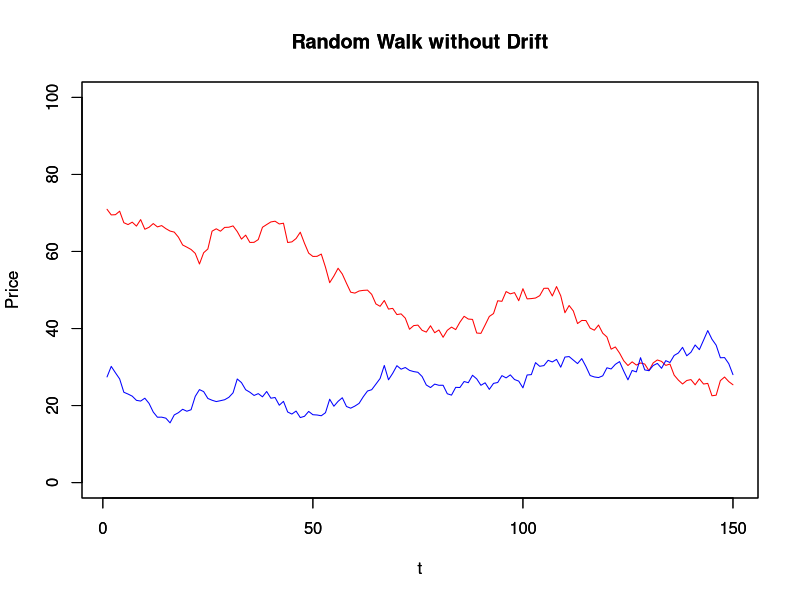
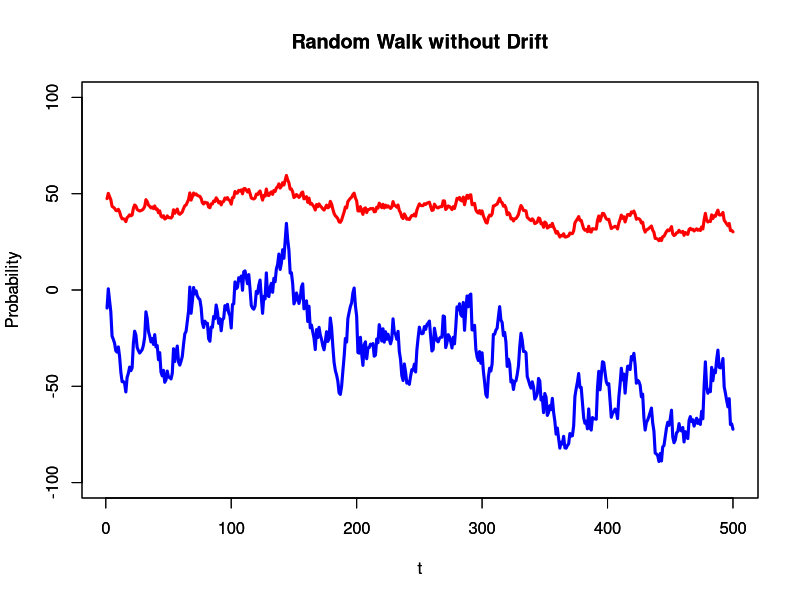
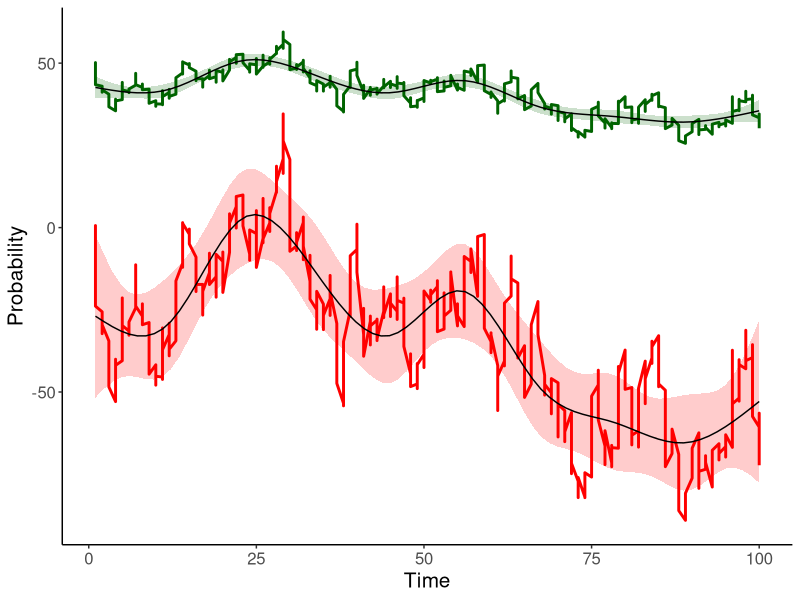

Generate these figures, in order, with R: (Note: this script raises an error after producing the figures.)
RW <- function(N, x0, mu, variance) {
  z<-cumsum(rnorm(n=N, mean=0, 
                  sd=sqrt(variance)))
  t<-1:N
  x<-x0+t*mu+z
  return(x)
}
# mu is the drift
set.seed(50)
P1<-RW(150,70,0,3)
set.seed(12)
P2<-RW(150,30,0,3)
plot(P1, main="Random Walk without Drift", 
     xlab="t",ylab="Price", ylim=c(0,100),
     typ='l', col="red")
par(new=T)  #to draw in the same plot
plot(P2, main="Random Walk without Drift", 
     xlab="t",ylab="Price", ylim=c(0,100),
     typ='l', col="blue")






# graph for illustration purpose (DO NOT USE LIKE THIS FOR ANYTHING SERIOUS!)
set.seed(12)
P1<-RW(500,50,0,3)
set.seed(12)
P2<-RW(500,0,0,40)
plot(P1, main="Random Walk without Drift", 
     xlab="t",ylab="Probability", ylim=c(-100,100), lwd=3,
     typ='l', col="red")
par(new=T)  #to draw in the same plot
plot(P2, main="Random Walk without Drift", 
     xlab="t",ylab="Probability", ylim=c(-100,100), lwd = 3,
     typ='l', col="blue")
dat <- data.frame(P1, P2, X = sort(rep(1:100, 5)))


library("ggplot2") 
cexaxistitle = 15
cexaxisticks = 12
cexpointsize = 4
l1 <- ggplot(dat, aes(X, P1)) +                                     
  geom_line(color = "dark green", size = 1) +
  geom_smooth(method = "gam", alpha = .2, col = "black", fill = "dark green", size = 0.5, level = .9999) +
  geom_line(aes(X, P2), color = "red", size = 1) +
  geom_smooth(aes(X, P2), method = "gam", alpha = .2, col = "black", fill = "red", size = 0.5, level = .999999999999999) +
  theme_classic() +
  labs(x ="Time", y = "Probability") +
  theme(
    axis.title.y = element_text(size = cexaxistitle),
    axis.title.x = element_text(size = cexaxistitle),
    axis.text = element_text(size = cexaxisticks)
  )
ggsave(
  filename = paste(dir_out, "random_walk_l1.png", sep = "/"),
  plot = l1,
  width = 6,
  height = 4
)




ntrials=200
stepsize = 3
offset1=70 #maybe replace with random starting point?
offset2=30 #maybe replace with random starting point?
upper_limit=80
lower_limit=20

set.seed(10)
pos1 <- (cumsum(rnorm(ntrials))*stepsize )+offset1
pos1[pos1>upper_limit] = upper_limit;
pos1[pos1<lower_limit] = lower_limit;
set.seed(15)
pos2 <- (cumsum(rnorm(ntrials))*stepsize )+offset2
pos2[pos2>upper_limit] = upper_limit;
pos2[pos2<lower_limit] = lower_limit;
plot(seq_along(pos1), pos1,
     xlab="Step Number", ylab="Current Position", main = "random walks with gaussian distribution and upper/lower limit",
     type = "l", col="green",
     ylim = c(0,100), lwd = 4
)
lines(seq_along(pos2), pos2,
      type = "l", col="blue", lwd = 4
)
abline(h=lower_limit, col="red", lwd=2, lty=2)
abline(h=upper_limit, col="red", lwd=2, lty=2)

# random walk with limits -------------------------------------------------


library(tidyverse)
rand_walk <- function(n=100, mu=0, var=3, lower=-Inf, upper=Inf, init=runif(1, lower, upper)) {
  message('+++ random walk +++')
  message('n: ', n)
  message('mu: ', mu)
  message('variance: ', var)
  message('lower limit: ', lower)
  message('upper limit: ', upper)
  message('init: ', init)
  message('walking...\n')
  cur_seed <- .Random.seed
  rw <- 
    Reduce(
      function(prev_val, cur_trial){
        cur_step <- rnorm(n=1, mean=mu, sd=sqrt(var))
        
        # if next step ends outside the limits take the same step size into the opposite direction
        # if (prev_val+cur_step>upper||prev_val+cur_step<lower)
        #   cur_step <- cur_step*-1
        
        # if next step ends outside the limits draw new step from Gaussian distribution that stays within limits
        while (prev_val+cur_step>upper||prev_val+cur_step<lower)
          cur_step <- rnorm(n=1, mean=mu, sd=sqrt(var))
        return(prev_val+cur_step)
      }, 
      x=2:n, 
      init = init,
      accumulate = T
    )
  attr(rw, 'seed') <- cur_seed
  return(rw)
}

set.seed(1060)
ntrial <- 100
drift = 0
variance <- 30
upper_limit <- 80
lower_limit <- 20

# set.seed(42)
rw1 <- rand_walk(ntrial, drift, variance, lower_limit, upper_limit)
rw2 <- rand_walk(ntrial, drift, variance, lower_limit, upper_limit)
rw.dat <- 
  rbind(
    data.frame(trial=1:length(rw1), P=rw1, walk='walk1'),
    data.frame(trial=1:length(rw2), P=rw2, walk='walk2')
  )

rw.dat %>%
  ggplot(aes(x=trial, y=P)) +
  xlab('Trial') + ylab('Probability') +
  geom_line(aes(color=walk)) + 
  geom_hline(yintercept = upper_limit, linetype = 2) +
  geom_hline(yintercept = lower_limit, linetype = 2) +
  coord_cartesian(ylim=c(0, 100)) + 
  theme_classic() + theme(legend.position = 'bottom') 


# now let's create "a bunch of" (say 60) random walks that at least fullfill the followinf criteria
# * at least 1 crossing of walks
# * correlation of walks < 0

rw.list <- list()
ntrial <- 100
drift = 0
variance <- 30
upper_limit <- 80
lower_limit <- 20
current_seed <- 42
set.seed(current_seed)
while (length(rw.list)<60) {
  message('seed: ', current_seed)
  set.seed(current_seed)
  rw1 <- rand_walk(ntrial, drift, variance, lower_limit, upper_limit)
  rw2 <- rand_walk(ntrial, drift, variance, lower_limit, upper_limit)
  rw.dat <- 
    data.frame(trial = 1:ntrial, prob1 = rw1, prob2 = rw2) %>%
     mutate(
      step1 = prob1-lag(prob1), # actual step taken in a given trial
      step2 = prob2-lag(prob2),
      prob_diff = prob1-prob2, # difference between probabilities of the 2 walks
      prob_diff_sign=prob_diff/abs(prob_diff), # sign of that difference
      prob_diff_sign=case_when(is.nan(prob_diff_sign)~lag(prob_diff_sign), T~prob_diff_sign),
      crossed = prob_diff_sign!=lag(prob_diff_sign), # did the walks cross, i.e. did the sign change?
      crossed2 = prob_diff_sign!=lag(prob_diff_sign) & abs(lead(prob_diff))>abs(prob_diff), # did the sign change and does this change increase in the next trial?
      crossed3 = prob_diff_sign!=lag(prob_diff_sign) & prob_diff_sign == lead(prob_diff_sign, n=3), # did the sign change and stay changed for at least 3 trials?
      cor = cor.test(prob1, prob2)$estimate, # correlation between walks
      seed = current_seed # store current seed
      )
  n_crossings <- length(which(rw.dat$crossed))
  cor <- rw.dat$cor[1]
  current_seed <- current_seed + 1 
  if (n_crossings>0 && cor<0) {
    message('n_crossings: ', n_crossings)
    message('cor: ', cor)
    message('')
    rw.dat$random_walk_no <- length(rw.list)+1
    rw.list[[length(rw.list)+1]] <- rw.dat
  }
}

rw.plots <- 
  rw.list %>%
  map(
    function(rw.d){
      rw.no <-rw.d$random_walk_no[1]
      rw.cor <- rw.d$cor[1]
      rw.crossings <- length(which(rw.d$crossed))
      rw.mad <- mean(abs(rw.d$prob_diff))
      rw.d %>%
        pivot_longer(c(prob1, prob2), names_to = 'walk', values_to = 'P') %>%
        ggplot(aes(x=trial, y=P)) +
        xlab('Trial') + ylab('Probability') + 
        ggtitle(paste0('random walk #', rw.no), subtitle = paste0('correlation: ', round(rw.cor, 2), ' crossings: ', rw.crossings, ', mean abs diff: ', round(rw.mad, 2))) +
        geom_line(aes(color=walk)) + 
        geom_hline(yintercept = upper_limit, linetype = 2) +
        geom_hline(yintercept = lower_limit, linetype = 2) +
        geom_vline(aes(xintercept=trial), data=rw.d%>%filter(crossed), linetype=2, color='darkgrey') +
        coord_cartesian(ylim=c(0, 100)) + 
        theme_classic() + theme(legend.position = 'bottom')
      }
    )

rw.plots[1:12] %>%wrap_plots(ncol = 3, guides = 'collect') & theme(legend.position = 'bottom')
rw.plots[13:24] %>%wrap_plots(ncol = 3, guides = 'collect') & theme(legend.position = 'bottom')
rw.plots[25:36] %>%wrap_plots(ncol = 3, guides = 'collect') & theme(legend.position = 'bottom')
rw.plots[37:48] %>%wrap_plots(ncol = 3, guides = 'collect') & theme(legend.position = 'bottom')
rw.plots[49:60] %>%wrap_plots(ncol = 3, guides = 'collect') & theme(legend.position = 'bottom')

okayish <- c(2, 3, 5, 14, 16, 23, 24, 32, 51, 54, 60)
rw.plots[okayish] %>%wrap_plots(ncol = 3, guides = 'collect') & theme(legend.position = 'bottom')
chosen <- c(3, 16, 32)

# save to file that can be fed into Presentation script for 2-armed bandit task
out_tbl <- 
  rw.list[chosen] %>%
  bind_rows() %>%
  select(random_walk_no, trial, prob1, prob2) %>% 
  mutate(across(everything(), ~round(.x, 0)))
write.csv2(out_tbl, file.path(getwd(), 'random_walks_3_n100.csv'), row.names = F)

rw.pl <- rw.plots[chosen] %>%wrap_plots(ncol = 1, guides = 'collect') & theme(legend.position = 'bottom')
out_tbl.sum <- 
  rw.list[chosen] %>%
  bind_rows() %>%
  # mutate(across(is.numeric(), ~round(.x, 0))) %>%
  group_by(random_walk_no) %>%
  filter(!is.na(step1)) %>%
  summarise(
    variance1=var(step1),
    sd1=sd(step1),
    variance2=var(step2),
    sd2=sd(step2),
    cor = first(cor),
    mean_abs_diff = mean(abs(prob_diff)),
    n_crossings = length(which(crossed)),
    n_crossings2 = length(which(crossed2)),
    n_crossings3 = length(which(crossed3))
  ) 
rw.sum <- 
  ggplot() + 
  theme_void() +
  annotate(
    geom='table',
    x = 1, y = 1,
    label=list(out_tbl.sum%>%select(1:8)%>%mutate(across(where(is.numeric), ~round(.x, 2))))
  )

(out_tbl.sum.plot <- (rw.pl) / rw.sum)
ggsave(file.path(getwd(), 'random_walks_3_n100.png'), out_tbl.sum.plot)
